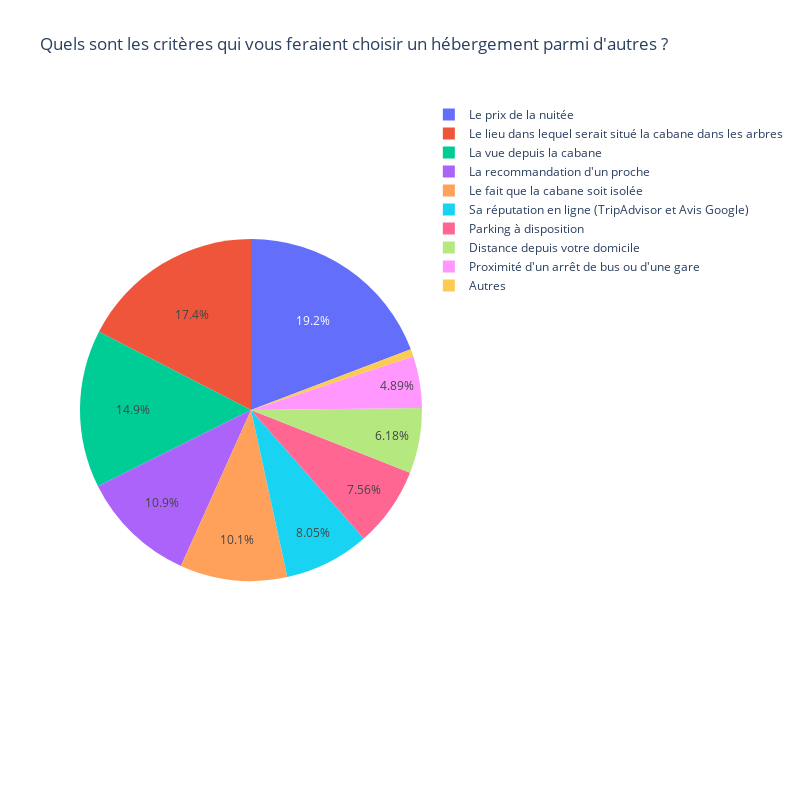

The cell this chart's notebook holds for it:
### Code cell
questions_14_answers = [
    "Proximité d'un arrêt de bus ou d'une gare",
    "Distance depuis votre domicile",
    "Le lieu dans lequel serait situé la cabane dans les arbres",
    "Le prix de la nuitée",
    "La vue depuis la cabane",
    "Le fait que la cabane soit isolée",
    "La recommandation d'un proche",
    "Parking à disposition",
    "Sa réputation en ligne (TripAdvisor et Avis Google)"
]

data_question_14 = (
    df[cols[14]]
    .apply(keep_all_part_that_match, list_to_remove=questions_14_answers)
    .explode()
    .value_counts()
)

data_question_14_autres = (
    df[cols[14]].apply(remove_part_that_match, list_to_remove=questions_14_answers)

    .str.replace(",", "")
    .str.strip()
    # show if row is empty
    .str.len()
    .apply(lambda x: "Autres" if x > 0 else None)
).value_counts()

data_question_14 = pd.concat([data_question_14, data_question_14_autres])

fig = px.pie(
    data_question_14,
    values=data_question_14.values,
    names=data_question_14.index,
    title=cols[14],
    width=800,
    height=800,
)

fig.update_traces(textposition='inside')
fig.update_layout(uniformtext_minsize=12, uniformtext_mode='hide')

# show the plot

fig.show()

### Figure 1 — Plotly figure (JSON) as saved in the notebook; plotly's stock layout.template omitted (floating-point values rounded to 4 significant figures)
{"data": [{"domain": {"x": [0, 1], "y": [0, 1]}, "hovertemplate": "index=%{label}<br>value=%{value}<extra></extra>", "labels": ["Le prix de la nuitée", "Le lieu dans lequel serait situé la cabane dans les arbres", "La vue depuis la cabane", "La recommandation d'un proche", "Le fait que la cabane soit isolée", "Sa réputation en ligne (TripAdvisor et Avis Google)", "Parking à disposition", "Distance depuis votre domicile", "Proximité d'un arrêt de bus ou d'une gare", "Autres"], "legendgroup": "", "name": "", "showlegend": true, "textposition": "inside", "type": "pie", "values": [389, 353, 302, 221, 205, 163, 153, 125, 99, 14]}], "layout": {"height": 800, "legend": {"tracegroupgap": 0}, "title": {"text": "Quels sont les critères qui vous feraient choisir un hébergement parmi d'autres ?"}, "uniformtext": {"minsize": 12, "mode": "hide"}, "width": 800}}
